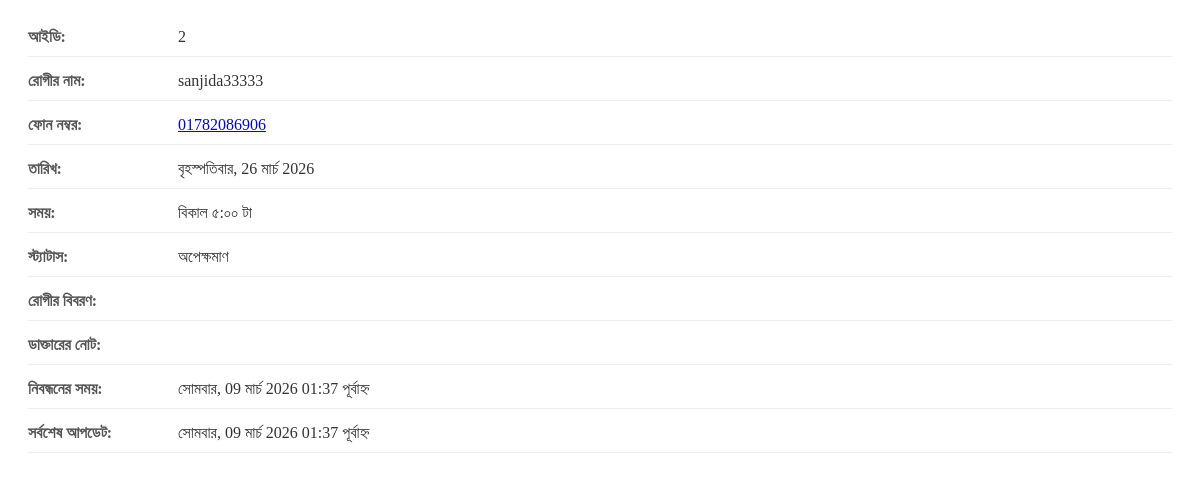
Screenshot of /admin-panel/appointment-details/2/ (signed in) with the database file from the repository.
### appointments/models.py (models this page shows, shortened)
class Appointment(models.Model):
    STATUS_CHOICES = [
        ('pending', 'অপেক্ষমাণ'),
        ('confirmed', 'নিশ্চিত'),
        ('cancelled', 'বাতিল'),
        ('completed', 'সম্পন্ন'),
    ]
    patient_name = models.CharField(max_length=200)
    phone = models.CharField(max_length=20)
    date = models.DateField()
    time_slot = models.CharField(max_length=100)
    note = models.TextField(blank=True)
    status = models.CharField(max_length=20, choices=STATUS_CHOICES, default='pending')
    chamber = models.CharField(max_length=200, blank=True, default='')
    created_at = models.DateTimeField(auto_now_add=True)
    updated_at = models.DateTimeField(auto_now=True)
    admin_note = models.TextField(blank=True, help_text='ডাক্তারের নোট (রোগী দেখবে না)')
    class Meta:
        ordering = ['-created_at']
        verbose_name = 'অ্যাপয়েন্টমেন্ট'
    def get_status_badge_class(self):
        classes = {
            'pending': 'badge-warning',
            'confirmed': 'badge-success',
            'cancelled': 'badge-danger',
            'completed': 'badge-info',
        }
        return classes.get(self.status, 'badge-secondary')

### core/admin_views.py (the view)
# urls.py: path('appointment-details/<int:pk>/', av.appointment_details, name='appointment_details'),
@login_required(login_url='/admin-panel/login/')
def appointment_details(request, pk):
    appointment = get_object_or_404(Appointment, pk=pk)
    return render(request, 'admin_panel/appointment_details.html', {
        'appointment': appointment
    })

### core/context_processors.py (called while the page is built)
def site_settings(request):
    try:
        settings = SiteSettings.objects.first()
        if not settings:
            settings = SiteSettings()
    except Exception:
        settings = SiteSettings()
    return {'site': settings}

### templates/admin_panel/appointment_details.html (shortened to what this page needs)
<div class="details-container">
  <div class="details-row">
    <div class="details-label">আইডি:</div>
    <div class="details-value">{{ appointment.pk }}</div>
  </div>
  <div class="details-row">
    <div class="details-label">রোগীর নাম:</div>
    <div class="details-value">{{ appointment.patient_name }}</div>
  </div>
  <div class="details-row">
    <div class="details-label">ফোন নম্বর:</div>
    <div class="details-value">
      <a href="tel:{{ appointment.phone }}">{{ appointment.phone }}</a>
    </div>
  </div>
  <div class="details-row">
    <div class="details-label">তারিখ:</div>
    <div class="details-value">{{ appointment.date|date:"l, d F Y" }}</div>
  </div>
  <div class="details-row">
    <div class="details-label">সময়:</div>
    <div class="details-value">{{ appointment.time_slot }}</div>
  </div>
  <div class="details-row">
    <div class="details-label">স্ট্যাটাস:</div>
    <div class="details-value">
      <span class="badge {{ appointment.get_status_badge_class }}">{{ appointment.get_status_display }}</span>
    </div>
  </div>
  <div class="details-row">
    <div class="details-label">রোগীর বিবরণ:</div>
    <div class="details-value">{{ appointment.note|linebreaks|default:"—" }}</div>
  </div>
  <div class="details-row">
    <div class="details-label">ডাক্তারের নোট:</div>
    <div class="details-value">{{ appointment.admin_note|linebreaks|default:"—" }}</div>
  </div>
  <div class="details-row">
    <div class="details-label">নিবন্ধনের সময়:</div>
    <div class="details-value">{{ appointment.created_at|date:"l, d F Y h:i A" }}</div>
  </div>
  <div class="details-row">
    <div class="details-label">সর্বশেষ আপডেট:</div>
    <div class="details-value">{{ appointment.updated_at|date:"l, d F Y h:i A" }}</div>
  </div>
</div>

### templates/admin_panel/appointment_details.html (style rules this page uses)
.details-container { padding: 20px; }
.details-row { display: flex; margin-bottom: 15px; border-bottom: 1px solid #eee; padding-bottom: 10px; }
.details-label { width: 150px; font-weight: 600; color: #555; }
.details-value { flex: 1; color: #333; }

### rows the page displays
Appointment: pk "2", patient_name "sanjida33333", phone "01782086906", date "বৃহস্পতিবার, 26 মার্চ 2026", time_slot "বিকাল ৫:০০ টা", status "অপেক্ষমাণ", created_at "সোমবার, 09 মার্চ 2026 01:37 পূর্বাহ্ন", updated_at "সোমবার, 09 মার্চ 2026 01:37 পূর্বাহ্ন"
